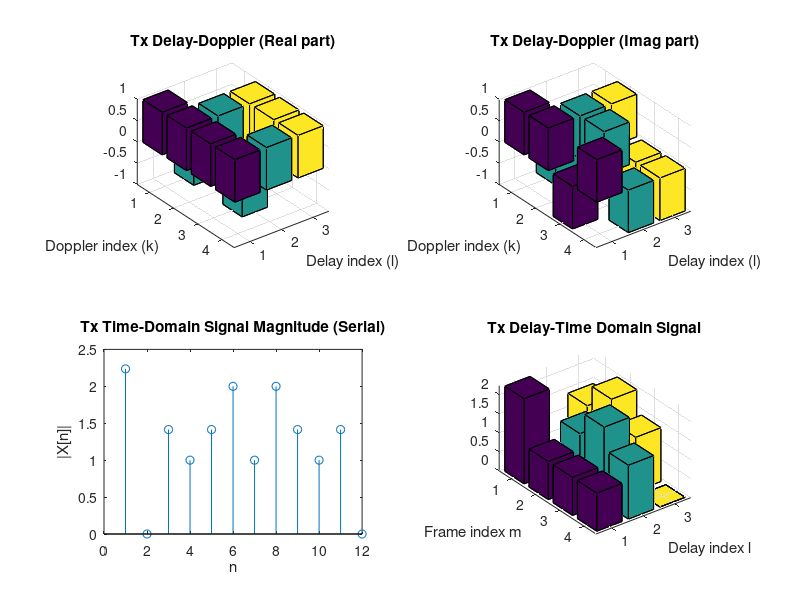
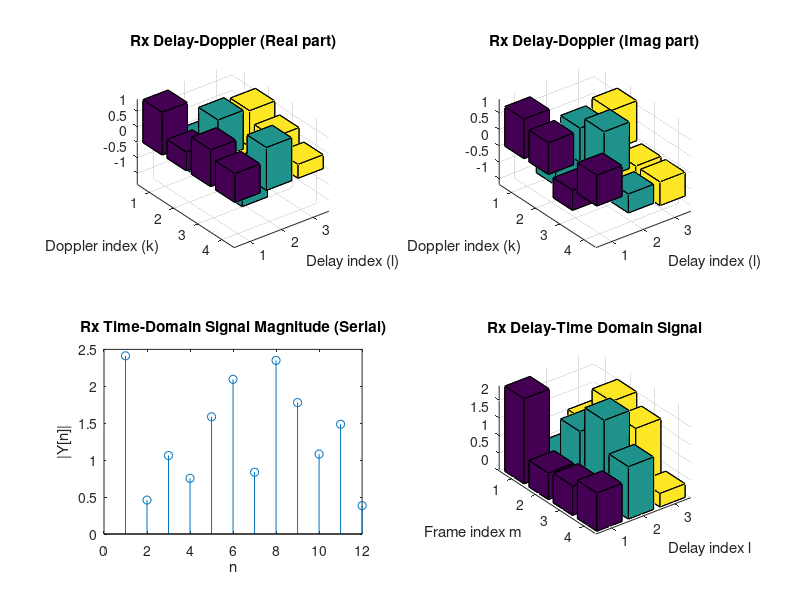

MATLAB code to generate these figures, in order:
%% OTFS Simulation using DZT-OTFS with AWGN Channel
clear all; close all; clc;

%% Parameters
L = 3;            % Number of delay bins
K = 4;            % Number of Doppler bins
N = L * K;        % Total number of time samples
SNR_dB = 10;      % SNR in dB for the AWGN channel

%% Generate delay-Doppler domain symbols (e.g., QPSK)
% Here we use QPSK symbols from the set {1+j, 1-j, -1+j, -1-j}
constellation = [1+1j, 1-1j, -1+1j, -1-1j];
rng(123); % for reproducibility
Z_tx = constellation(randi([1, length(constellation)], K, L));

%% Transmit: IDZT to obtain time-domain signal X[n]
X_tx = zeros(N,1); % preallocate time-domain signal

for n = 0:N-1
    l_idx = mod(n, L);         % delay index (0,...,L-1)
    m = floor(n/L);            % frame (or time index) corresponding to Doppler phase
    sum_val = 0;
    for k = 0:K-1
        % Note: MATLAB indices start at 1, so add 1
        sum_val = sum_val + Z_tx(k+1, l_idx+1) * exp(1j*2*pi*m*(k/K));
    end
    X_tx(n+1) = (1/sqrt(K)) * sum_val;
end

%% Reshape transmitted time-domain signal to show delay-time structure
% Each column corresponds to a frame (m) and each row corresponds to delay index l.
X_tx_mat = reshape(X_tx, L, K);

%% Plot the transmitted delay-Doppler grid
figure;
subplot(2,2,1);
bar3(real(Z_tx));
title('Tx Delay-Doppler (Real part)');
xlabel('Delay index (l)');
ylabel('Doppler index (k)');

subplot(2,2,2);
bar3(imag(Z_tx));
title('Tx Delay-Doppler (Imag part)');
xlabel('Delay index (l)');
ylabel('Doppler index (k)');

subplot(2,2,3);
stem(abs(X_tx_mat(:)));
title('Tx Time-Domain Signal Magnitude (Serial)');
xlabel('n'); ylabel('|X[n]|');

subplot(2,2,4);
bar3(abs(X_tx_mat.'));
title('Tx Delay-Time Domain Signal');
xlabel('Delay index l'); ylabel('Frame index m');

%% Pass the transmitted signal through an AWGN channel
% Compute noise power from SNR_dB
signal_power = mean(abs(X_tx).^2);
SNR = 10^(SNR_dB/10);
noise_power = signal_power/SNR;
noise = sqrt(noise_power/2) * (randn(size(X_tx)) + 1j*randn(size(X_tx)));
Y_rx = X_tx + noise;  % Received time-domain signal

%% Reshape received time-domain signal to delay-time matrix
Y_rx_mat = reshape(Y_rx, L, K);

%% Receiver Processing: Convert Y_rx back to Delay-Doppler domain via DZT
% For each delay bin l and Doppler index k, perform a K-point DFT along the frame axis.
Z_rx = zeros(K,L);
for l = 0:L-1
    % Extract the m-indexed samples for this delay index l:
    y_m = Y_rx_mat(l+1, :);  % This is a 1 x K vector (one symbol per frame)
    % Perform a K-point DFT with proper scaling:
    Z_rx(:,l+1) = (1/sqrt(K)) * fft(y_m.');   % Transpose to get a column vector
end

%% Plot the recovered delay-Doppler grid at receiver
figure;
subplot(2,2,1);
bar3(real(Z_rx));
title('Rx Delay-Doppler (Real part)');
xlabel('Delay index (l)');
ylabel('Doppler index (k)');

subplot(2,2,2);
bar3(imag(Z_rx));
title('Rx Delay-Doppler (Imag part)');
xlabel('Delay index (l)');
ylabel('Doppler index (k)');

%% Also plot the received time-domain signal (delay-time domain)
subplot(2,2,3);
stem(abs(Y_rx)); 
title('Rx Time-Domain Signal Magnitude (Serial)');
xlabel('n'); ylabel('|Y[n]|');

subplot(2,2,4);
bar3(abs(Y_rx_mat'));
title('Rx Delay-Time Domain Signal');
xlabel('Delay index l'); ylabel('Frame index m');

%% Display constellation error (if desired)
disp('Transmitted Delay-Doppler Grid (Z_tx):');
disp(Z_tx);
disp('Received Delay-Doppler Grid (Z_rx):');
disp(Z_rx);
